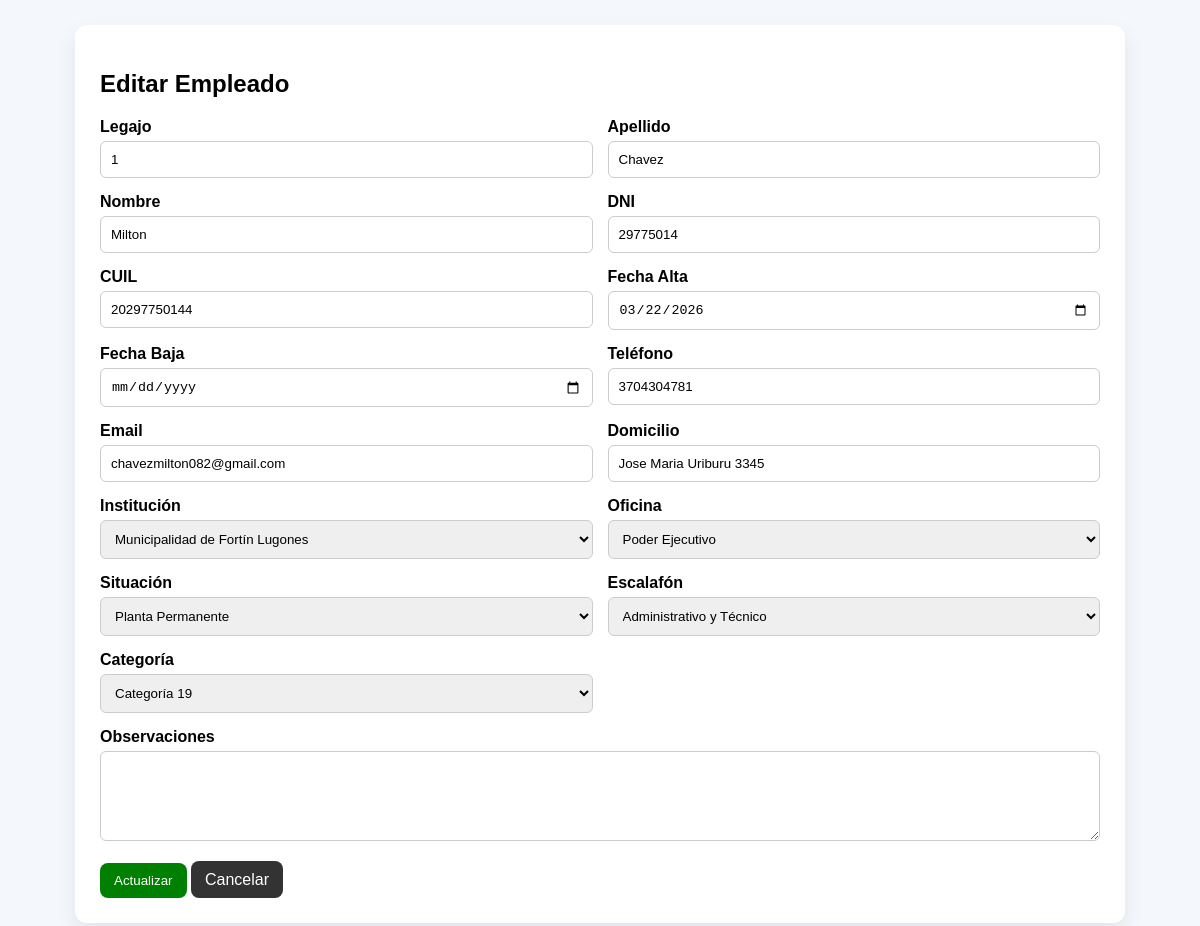
The page /empleado_editar.php?id=1 (signed in) on the database its author committed.
### tables this page shows
CREATE TABLE `empleado` (
  `id` int NOT NULL AUTO_INCREMENT,
  `institucion_id` int NOT NULL,
  `oficina_id` int NOT NULL,
  `situacion_id` int NOT NULL,
  `escalafon_id` int NOT NULL,
  `categoria_id` int NOT NULL,
  `nro_legajo` varchar(20) NOT NULL,
  `apellido` varchar(80) NOT NULL,
  `nombre` varchar(80) NOT NULL,
  `dni` varchar(15) NOT NULL,
  `cuil` varchar(20) NOT NULL,
  `fecha_alta` date NOT NULL,
  `fecha_baja` date DEFAULT NULL,
  `telefono` varchar(30) DEFAULT NULL,
  `email` varchar(150) DEFAULT NULL,
  `domicilio` varchar(150) DEFAULT NULL,
  `observaciones` varchar(255) DEFAULT NULL,
  `activo` tinyint(1) DEFAULT '1',
  PRIMARY KEY (`id`),
  UNIQUE KEY `nro_legajo` (`nro_legajo`),
  UNIQUE KEY `dni` (`dni`),
  UNIQUE KEY `cuil` (`cuil`),
  UNIQUE KEY `uq_empleado_legajo` (`nro_legajo`),
  UNIQUE KEY `uq_empleado_dni` (`dni`),
  UNIQUE KEY `uq_empleado_cuil` (`cuil`),
  UNIQUE KEY `uq_empleado_email` (`email`),
  KEY `institucion_id` (`institucion_id`),
  KEY `oficina_id` (`oficina_id`),
  KEY `situacion_id` (`situacion_id`),
  KEY `escalafon_id` (`escalafon_id`),
  KEY `categoria_id` (`categoria_id`),
  CONSTRAINT `empleado_ibfk_1` FOREIGN KEY (`institucion_id`) REFERENCES `institucion` (`id`),
  CONSTRAINT `empleado_ibfk_2` FOREIGN KEY (`oficina_id`) REFERENCES `oficina` (`id`),
  CONSTRAINT `empleado_ibfk_3` FOREIGN KEY (`situacion_id`) REFERENCES `situacion` (`id`),
  CONSTRAINT `empleado_ibfk_4` FOREIGN KEY (`escalafon_id`) REFERENCES `escalafon` (`id`),
  CONSTRAINT `empleado_ibfk_5` FOREIGN KEY (`categoria_id`) REFERENCES `categoria` (`id`)
);

CREATE TABLE `institucion` (
  `id` int NOT NULL AUTO_INCREMENT,
  `nombre` varchar(150) NOT NULL,
  `cuit` varchar(20) DEFAULT NULL,
  `domicilio` varchar(150) DEFAULT NULL,
  `telefono` varchar(30) DEFAULT NULL,
  `email` varchar(100) DEFAULT NULL,
  `escudo` varchar(255) DEFAULT NULL,
  `activo` tinyint(1) DEFAULT '1',
  PRIMARY KEY (`id`)
);

CREATE TABLE `oficina` (
  `id` int NOT NULL AUTO_INCREMENT,
  `institucion_id` int NOT NULL,
  `nombre` varchar(120) NOT NULL,
  PRIMARY KEY (`id`),
  KEY `institucion_id` (`institucion_id`),
  CONSTRAINT `oficina_ibfk_1` FOREIGN KEY (`institucion_id`) REFERENCES `institucion` (`id`)
);

CREATE TABLE `situacion` (
  `id` int NOT NULL AUTO_INCREMENT,
  `nombre` varchar(100) NOT NULL,
  PRIMARY KEY (`id`)
);

CREATE TABLE `escalafon` (
  `id` int NOT NULL AUTO_INCREMENT,
  `nombre` varchar(120) NOT NULL,
  PRIMARY KEY (`id`)
);

CREATE TABLE `categoria` (
  `id` int NOT NULL AUTO_INCREMENT,
  `codigo` varchar(20) NOT NULL,
  `nombre` varchar(100) NOT NULL,
  `sueldo_basico` decimal(12,2) DEFAULT '0.00',
  `dedicacion_funcional` decimal(12,2) DEFAULT '0.00',
  `suplemento_especial` decimal(12,2) DEFAULT '0.00',
  PRIMARY KEY (`id`),
  UNIQUE KEY `uq_categoria_codigo` (`codigo`)
);

### empleado_editar.php (the view, shortened to what this page needs)
<?php
require_once("conexion.php");
$id = (int)($_GET['id'] ?? 0);
$stmt = $conexion->prepare("SELECT * FROM empleado WHERE id = ?");
$stmt->bind_param("i", $id);
$stmt->execute();
$empleado = $stmt->get_result()->fetch_assoc();
$instituciones = $conexion->query("SELECT id, nombre FROM institucion ORDER BY nombre");
$oficinas = $conexion->query("SELECT id, nombre FROM oficina ORDER BY nombre");
$situaciones = $conexion->query("SELECT id, nombre FROM situacion ORDER BY nombre");
$escalafones = $conexion->query("SELECT id, nombre FROM escalafon ORDER BY nombre");
$categorias = $conexion->query("SELECT id, nombre FROM categoria ORDER BY nombre");
?>
<!DOCTYPE html>
<html lang="es">
<head>
</head>
<body>
<div class="contenedor">
<h2>Editar Empleado</h2>
<form method="POST">
<div class="grid">
<div>
<label>Legajo</label>
<input name="nro_legajo" required value="<?php echo htmlspecialchars($empleado['nro_legajo'] ?? ''); ?>">
</div>
<div>
<label>Apellido</label>
<input name="apellido" required value="<?php echo htmlspecialchars($empleado['apellido'] ?? ''); ?>">
</div>
<div>
<label>Nombre</label>
<input name="nombre" required value="<?php echo htmlspecialchars($empleado['nombre'] ?? ''); ?>">
</div>
<div>
<label>DNI</label>
<input name="dni" required value="<?php echo htmlspecialchars($empleado['dni'] ?? ''); ?>">
</div>
<div>
<label>CUIL</label>
<input name="cuil" required value="<?php echo htmlspecialchars($empleado['cuil'] ?? ''); ?>">
</div>
<div>
<label>Fecha Alta</label>
<input type="date" name="fecha_alta" required value="<?php echo htmlspecialchars($empleado['fecha_alta'] ?? ''); ?>">
</div>
<div>
<label>Fecha Baja</label>
<input type="date" name="fecha_baja" value="<?php echo htmlspecialchars($empleado['fecha_baja'] ?? ''); ?>">
</div>
<div>
<label>Teléfono</label>
<input name="telefono" value="<?php echo htmlspecialchars($empleado['telefono'] ?? ''); ?>">
</div>
<div>
<label>Email</label>
<input type="email" name="email" value="<?php echo htmlspecialchars($empleado['email'] ?? ''); ?>">
</div>
<div>
<label>Domicilio</label>
<input name="domicilio" value="<?php echo htmlspecialchars($empleado['domicilio'] ?? ''); ?>">
</div>
<div>
<label>Institución</label>
<select name="institucion_id" required>
<?php while($x = $instituciones->fetch_assoc()): ?>
<option value="<?php echo $x['id']; ?>" <?php echo (($empleado['institucion_id'] ?? '') == $x['id']) ? 'selected' : ''; ?>>
    <?php echo htmlspecialchars($x['nombre']); ?>
</option>
<?php endwhile; ?>
</select>
</div>
<div>
<label>Oficina</label>
<select name="oficina_id" required>
<?php while($x = $oficinas->fetch_assoc()): ?>
<option value="<?php echo $x['id']; ?>" <?php echo (($empleado['oficina_id'] ?? '') == $x['id']) ? 'selected' : ''; ?>>
    <?php echo htmlspecialchars($x['nombre']); ?>
</option>
<?php endwhile; ?>
</select>
</div>
<div>
<label>Situación</label>
<select name="situacion_id" required>
<?php while($x = $situaciones->fetch_assoc()): ?>
<option value="<?php echo $x['id']; ?>" <?php echo (($empleado['situacion_id'] ?? '') == $x['id']) ? 'selected' : ''; ?>>
    <?php echo htmlspecialchars($x['nombre']); ?>
</option>
<?php endwhile; ?>
</select>
</div>
<div>
<label>Escalafón</label>
<select name="escalafon_id" required>
<?php while($x = $escalafones->fetch_assoc()): ?>
<option value="<?php echo $x['id']; ?>" <?php echo (($empleado['escalafon_id'] ?? '') == $x['id']) ? 'selected' : ''; ?>>
    <?php echo htmlspecialchars($x['nombre']); ?>
</option>
<?php endwhile; ?>
</select>
</div>
<div>
<label>Categoría</label>
<select name="categoria_id" required>
<?php while($x = $categorias->fetch_assoc()): ?>
<option value="<?php echo $x['id']; ?>" <?php echo (($empleado['categoria_id'] ?? '') == $x['id']) ? 'selected' : ''; ?>>
    <?php echo htmlspecialchars($x['nombre']); ?>
</option>
<?php endwhile; ?>
</select>
</div>
<div style="grid-column:1/-1;">
<label>Observaciones</label>
<textarea name="observaciones"><?php echo htmlspecialchars($empleado['observaciones'] ?? ''); ?></textarea>
</div>
</div>
<br>
<button class="btn">Actualizar</button>
<a href="empleados.php" class="btn btn-sec">Cancelar</a>
</form>
</div>
</body>
</html>

### empleado_editar.php (style rules this page uses)
body { font-family:Arial;background:#f4f7fb;margin:0 }
.contenedor { max-width:1000px;margin:25px auto;background:white;padding:25px;border-radius:12px;box-shadow:0 8px 20px rgba(0,0,0,.08) }
.grid { display:grid;grid-template-columns:repeat(2,1fr);gap:15px }
label { display:block;margin-bottom:5px;font-weight:bold }
input,select,textarea { width:100%;padding:10px;border:1px solid #ccc;border-radius:6px;box-sizing:border-box }
textarea { min-height:90px;resize:vertical }
.btn { background:green;color:white;padding:10px 14px;border:none;border-radius:8px;text-decoration:none;cursor:pointer }
.btn-sec { background:#333 }

### rows shown on the page
empleado: nro_legajo "1", apellido "Chavez", nombre "Milton", dni "29775014", cuil "20297750144", fecha_alta "03/22/2026", telefono "3704304781", email "chavezmilton082@gmail.com", domicilio "Jose Maria Uriburu 3345", institucion_id "Municipalidad de Fortín Lugones", oficina_id "Poder Ejecutivo", situacion_id "Planta Permanente", escalafon_id "Administrativo y Técnico", categoria_id "Categoría 19"
